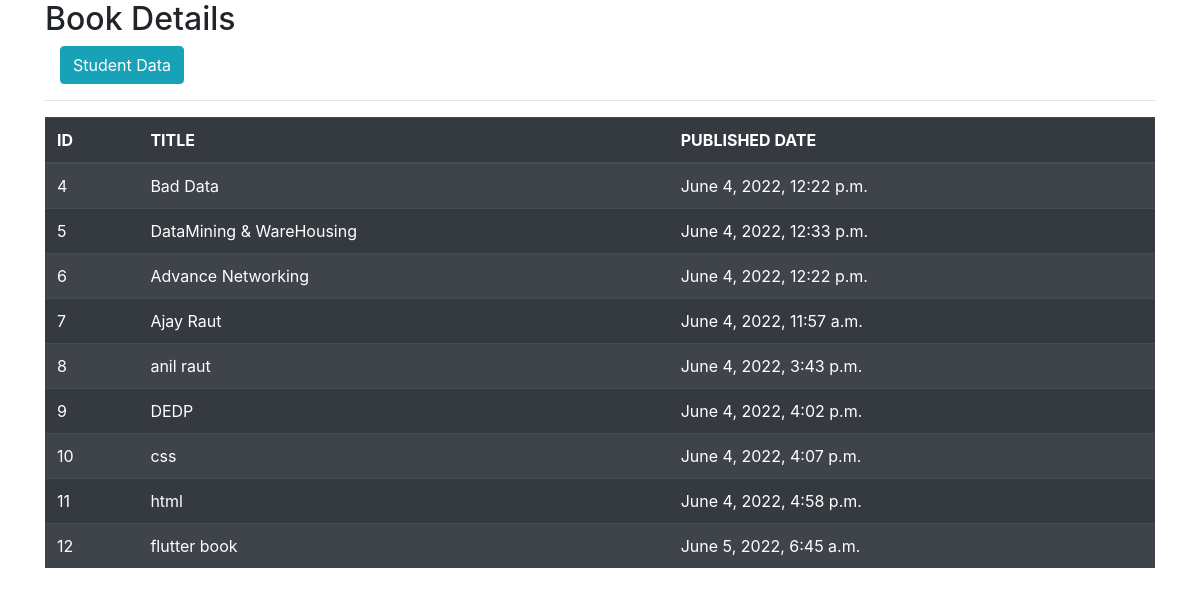
The page / on the database its author committed.
### myapp/models.py (models this page shows)
class Book(models.Model):
    title = models.CharField(max_length = 200)
    pub_date = models.DateTimeField('date published')

### myapp/views.py (the view)
# urls.py: path('',views.show_data),
def show_data(request):
    return render(request,"show-data.html",{"book":Book.objects.all()})

### myapp/templates/show-data.html (shortened to what this page needs)
<html lang="en">
<head>
  <link rel="stylesheet" href="https://cdn.jsdelivr.net/npm/bootstrap@4.6.1/dist/css/bootstrap.min.css">
</head>
<body>
<div class="container">
  <h2>Book Details</h2>
  <div class="container">
  <a href='student-data' class="btn btn-info" role="button">Student Data</a>
  </div><hr>
  <table class="table table-dark table-striped">
    <thead>
      <tr>
        <th>ID</th>
        <th>TITLE</th>
        <th>PUBLISHED DATE</th>
      </tr>
    </thead>
    <tbody>
      {%for i in book%}
       {%autoescape off%}
        <tr>
            <td>{{i.id}}</td>
            <td>{{i.title}}</td>
            <td>{{i.pub_date}}</td>
        </tr>
       {%endautoescape%}
  {%endfor%}
    </tbody>
  </table>
</div>
</body>
</html>

### rows shown on the page
Book: id "4", title "Bad Data", pub_date "June 4, 2022, 12:22 p.m."
Book: id "5", title "DataMining & WareHousing", pub_date "June 4, 2022, 12:33 p.m."
Book: id "6", title "Advance Networking", pub_date "June 4, 2022, 12:22 p.m."
Book: id "7", title "Ajay Raut", pub_date "June 4, 2022, 11:57 a.m."
Book: id "8", title "anil raut", pub_date "June 4, 2022, 3:43 p.m."
Book: id "9", title "DEDP", pub_date "June 4, 2022, 4:02 p.m."
Book: id "10", title "css", pub_date "June 4, 2022, 4:07 p.m."
Book: id "11", title "html", pub_date "June 4, 2022, 4:58 p.m."
Book: id "12", title "flutter book", pub_date "June 5, 2022, 6:45 a.m."
